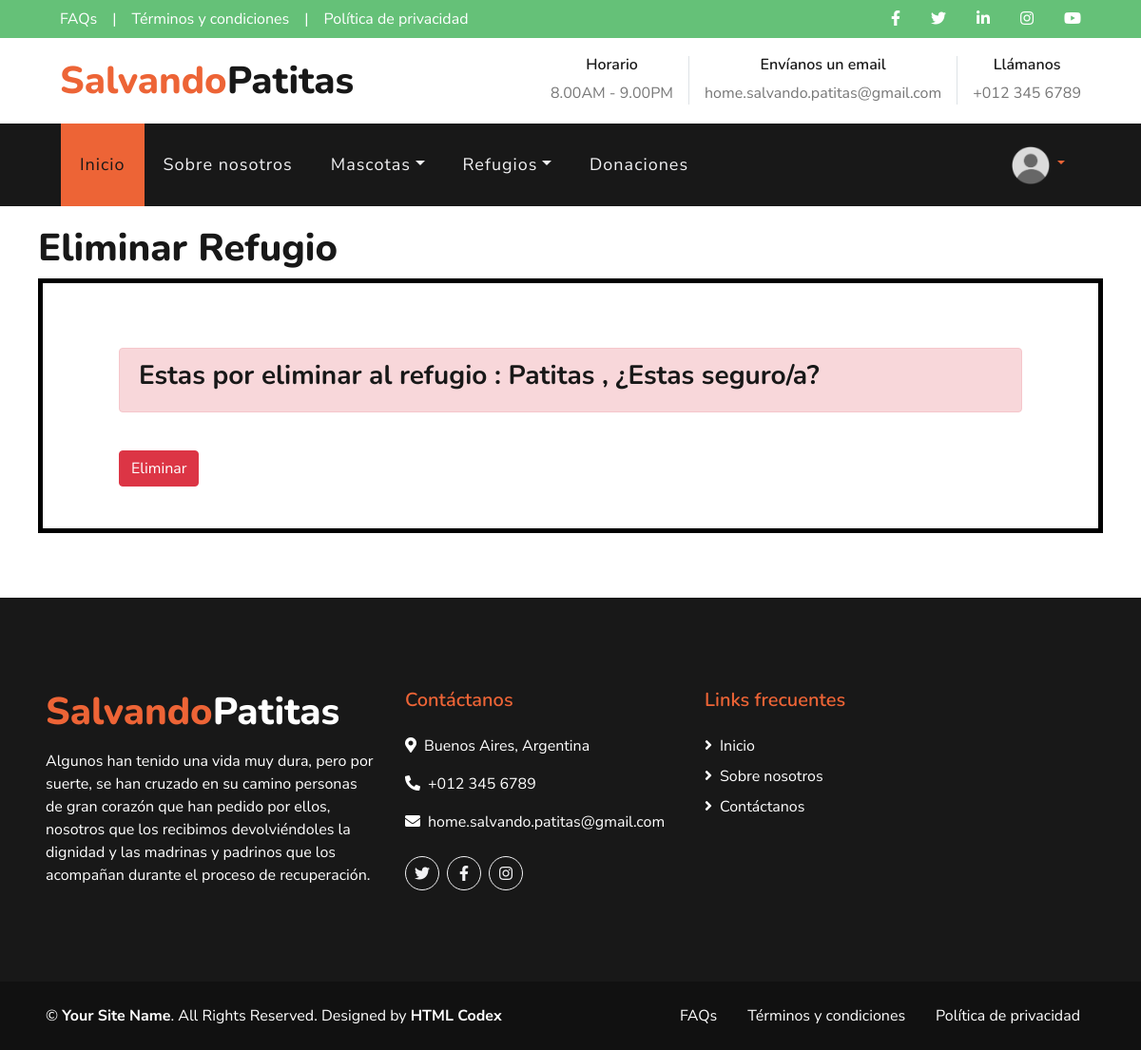
Page /Refugio/borrar-refugio/1/ (signed in) on the earlier database version.
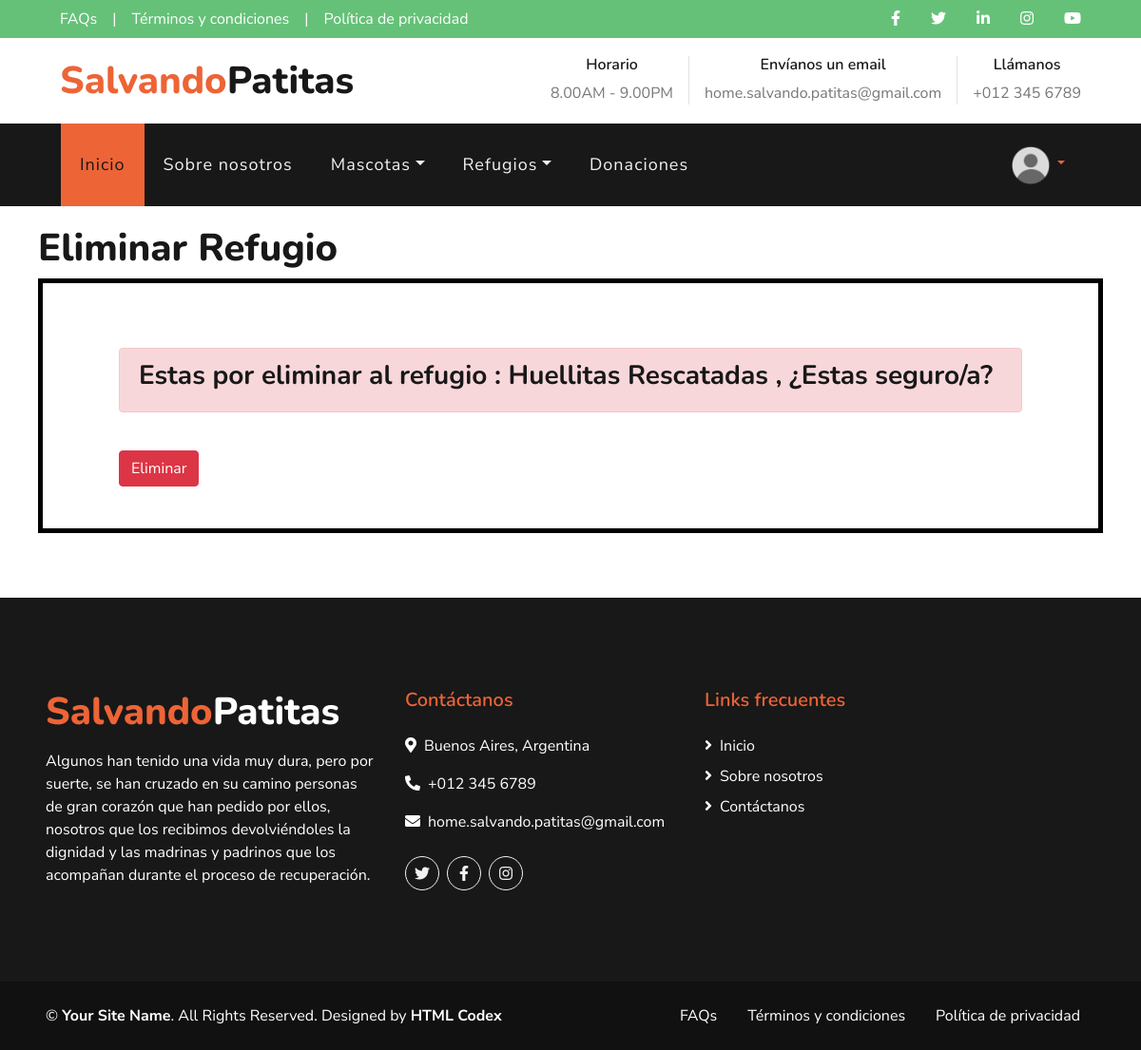
Same page on the later database version.
### Apps/Refugio/models.py (models this page shows, shortened)
class Refugio(models.Model):
    nombre = models.CharField(max_length= 80, unique=True)
    telefono = models.IntegerField(null=True, blank=True)
    email = models.EmailField(null=True, blank=True)
    domicilio = models.TextField(max_length=200)
    logo = models.ImageField(upload_to='refugio_image/', null=True, blank=True)

### Apps/Refugio/views.py (the view)
# urls.py: path("borrar-refugio/<int:pk>/", Borrar_Refugio.as_view() , name="borrar-refugio"),
class Borrar_Refugio(DeleteView):
    model = Refugio
    template_name= 'Refugio/borrar_refugio.html'
    success_url = '/Refugio/lista-refugio/'

### Templates/Refugio/borrar_refugio.html (shortened to what this page needs)
{% extends "padre.html" %}
{% load static %}
{% block contenidoQueCambia%}
<div style="padding: 20px 40px;">
    <h1>Eliminar Refugio</h1>
    <form  method="POST" style="padding: 20px 80px;border-color: BLACK;border-width: 5px;border-style: solid;">
      <br><br>
        <div class="alert alert-danger" role="alert">
            <h3> Estas por eliminar al refugio :  {{ refugio.nombre }} ,   ¿Estas seguro/a? </h3>
          </div>
          <br>
          <input class="btn btn-danger" type="submit" value="Eliminar", width="20px">
        <br><br>
    </form>
</div>
{% endblock %}

Differences in the rows shown:
changed Refugio: nombre "Patitas" → "Huellitas Rescatadas"
